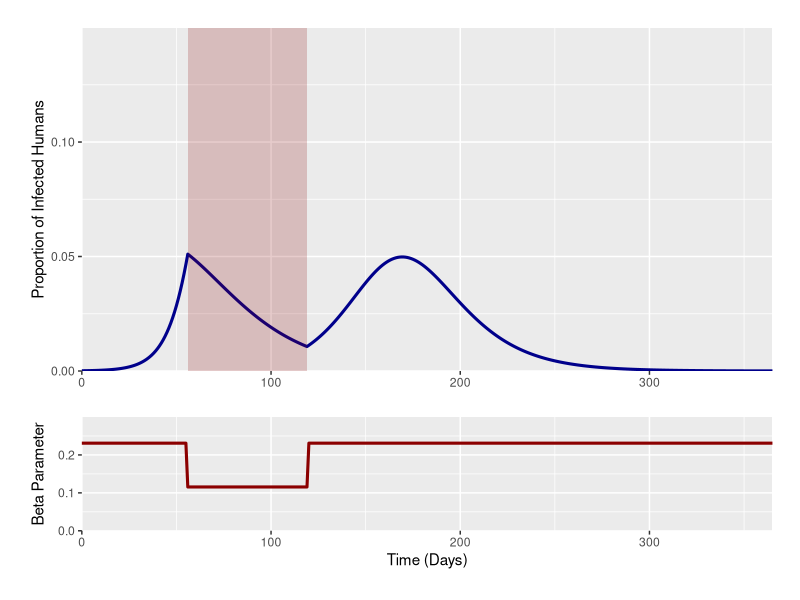
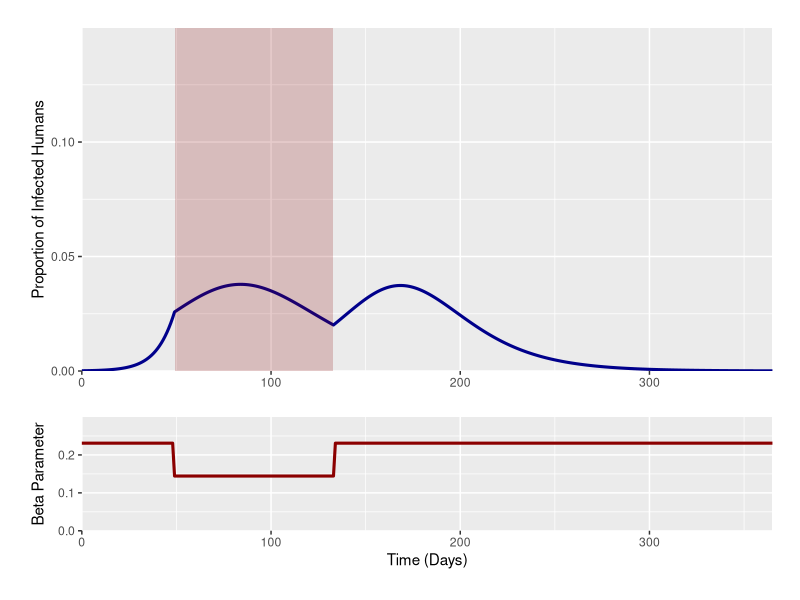
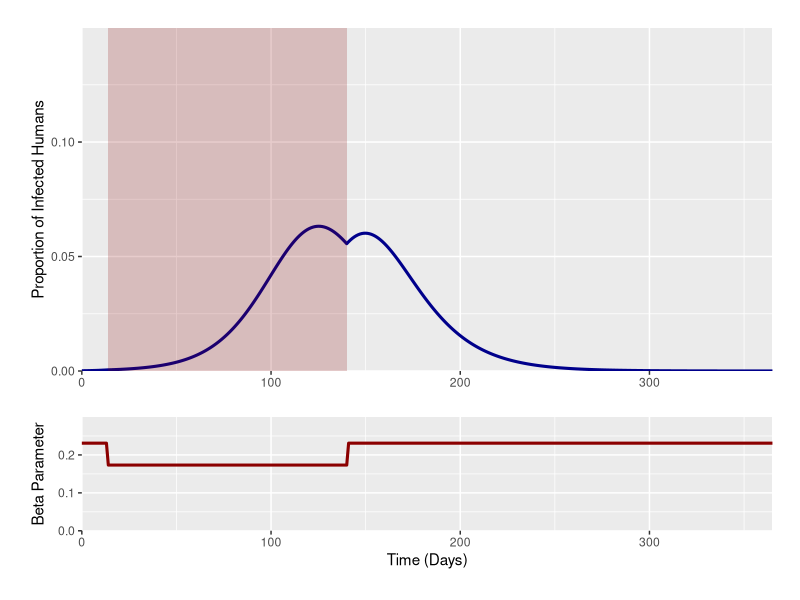
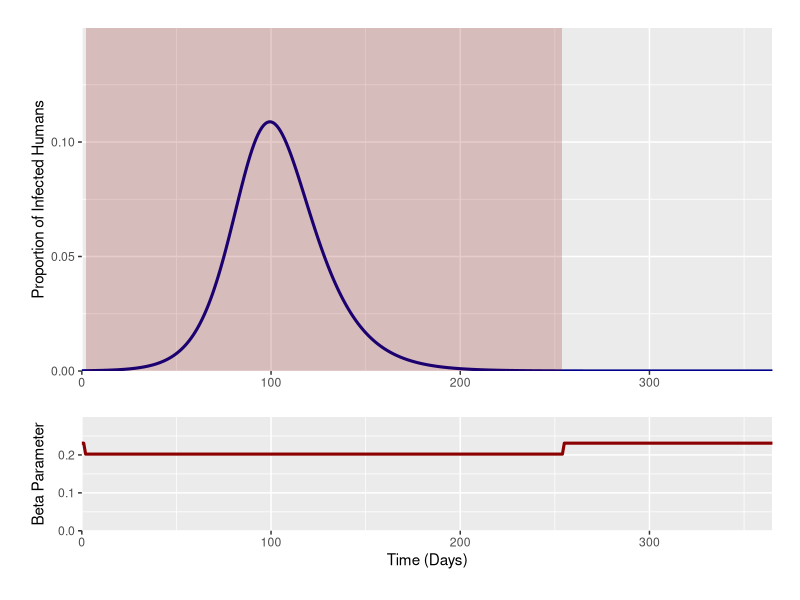

Source code (R) for these figures, in order:
rm(list=ls())
library("deSolve"); library("ggplot2"); library("cowplot")

GenTime <- function(T2, R0) {
  G = T2 * ((R0-1)/log(2))
  return(G)
}

#### SCENARIO 1.1 - 9 Weeks #### 
betastatdecrease <- function(time, int_timestart, int_timeend) {
  ifelse((time >= int_timestart & time <= int_timeend),
         (2*(1/(GenTime(6,2))))*0.5,
         (2*(1/(GenTime(6,2)))))
}

SIR1 <- function(time, state, parameters) {
  with(as.list(c(state, parameters)), {
    dS = - betastatdecrease(time,int_timestart,int_timeend)*S*I
    dI = betastatdecrease(time,int_timestart,int_timeend)*S*I - mu*I
    dR = mu*I 
    dC = betastatdecrease(time,int_timestart,int_timeend)*S*I
    return(list(c(dS,dI,dR, dC)))
  })
}

init <- c(S = 0.9999, I = 0.0001, R = 0, C = 0)
times <- seq(0,365,by = 1)

trigday <- seq(1,100, by = 1)
stats <- data.frame(matrix(nrow = length(trigday), ncol = 4)); colnames(stats) <- c("TrigDay", "TimePeak", "PeakInf", "CumInf")

for(i in 1:length(trigday)) {
  parms = c(mu = 1/(GenTime(6,2)), int_timestart = trigday[i], int_timeend = trigday[i]+(9*7))
  out1 <- data.frame(ode(y = init, func = SIR1, times = times, parms = parms))
  stats[i,1] <- parms[2]
  stats[i,2] <- out1[,1][which(out1[,3] == max(out1[,3]))] #Time
  stats[i,3] <- out1[,3][which(out1[,3] == max(out1[,3]))] #No Inf
  stats[i,4] <- max(out1[,5]) 
  print(i/length(trigday))
}

stats[which.min(stats$PeakInf),]

parms = c(mu = 1/(GenTime(6,2)),
          int_timestart = as.numeric(stats[which.min(stats$PeakInf),][1]), 
          int_timeend = as.numeric(stats[which.min(stats$PeakInf),][1])+(9*7))

out1 <- data.frame(ode(y = init, func = SIR1, times = times, parms = parms))
out1$beta <- betastatdecrease(times, as.numeric(parms[2]), as.numeric(parms[3]))

#Plotting 

outdata1 <- rbind(data.frame("Compartment" = "Infec", "Times" = out1[,1], "Prev" = out1[,3]),
                  data.frame("Compartment" = "Susc", "Times" = out1[,1], "Prev" = out1[,2]),
                  data.frame("Compartment" = "Rec", "Times" = out1[,1], "Prev" = out1[,4]),
                  data.frame("Compartment" = "Cumulative", "Times" = out1[,1], "Prev" = out1[,5]),
                  data.frame("Compartment" = "Beta", "Times" = out1[,1], "Prev" = out1[,6]))

p11 <- ggplot(data = outdata1[outdata1$Compartment == "Infec",], aes(x = Times, y = Prev)) + geom_line(size = 1.05, col = "darkblue") +
  labs(y = "Proportion of Infected Humans") + scale_y_continuous(limits = c(0,0.15) ,  expand = c(0,0)) +
  theme(legend.position = "bottom", legend.title = element_blank(),
        legend.spacing.x = unit(0.3, 'cm'), legend.text=element_text(size=11), plot.margin=unit(c(0.7,0.7,0.8,0.8),"cm"), axis.title.x=element_blank()) +
  scale_x_continuous(expand = c(0, 0)) + annotate("rect", xmin = as.numeric(parms[2]), xmax = as.numeric(parms[3]), ymin = 0, ymax = 0.15, fill = "darkred", alpha = .2)

p21 <- ggplot(data = outdata1[outdata1$Compartment == "Beta",], aes(x = Times, y = Prev)) + geom_line(size = 1.05, col = "darkred") +
  labs(x ="Time (Days)", y = "Beta Parameter") + scale_y_continuous(limits = c(0,0.3) ,  expand = c(0,0)) +
  theme(legend.position = "bottom", legend.title = element_blank(),
        legend.spacing.x = unit(0.3, 'cm'), legend.text=element_text(size=11), plot.margin=unit(c(0.7,0.7,0.8,0.8),"cm")) +
  scale_x_continuous(expand = c(0, 0)) 

plot_grid(p11, NULL, p21, align = "v", nrow = 3, rel_heights = c(2, -0.15, 1))


#### SCENARIO 1.2 - 12 Weeks #### 
betastatdecrease <- function(time, int_timestart, int_timeend) {
  ifelse((time >= int_timestart & time <= int_timeend),
         (2*(1/(GenTime(6,2))))*0.625,
         (2*(1/(GenTime(6,2)))))
}

SIR1 <- function(time, state, parameters) {
  with(as.list(c(state, parameters)), {
    dS = - betastatdecrease(time,int_timestart,int_timeend)*S*I
    dI = betastatdecrease(time,int_timestart,int_timeend)*S*I - mu*I
    dR = mu*I 
    dC = betastatdecrease(time,int_timestart,int_timeend)*S*I
    return(list(c(dS,dI,dR, dC)))
  })
}

init <- c(S = 0.9999, I = 0.0001, R = 0, C = 0)
times <- seq(0,365,by = 1)

trigday <- seq(1,100, by = 1)
stats <- data.frame(matrix(nrow = length(trigday), ncol = 4)); colnames(stats) <- c("TrigDay", "TimePeak", "PeakInf", "CumInf")

for(i in 1:length(trigday)) {
  parms = c(mu = 1/(GenTime(6,2)), int_timestart = trigday[i], int_timeend = trigday[i]+(12*7))
  out1 <- data.frame(ode(y = init, func = SIR1, times = times, parms = parms))
  stats[i,1] <- parms[2]
  stats[i,2] <- out1[,1][which(out1[,3] == max(out1[,3]))] #Time
  stats[i,3] <- out1[,3][which(out1[,3] == max(out1[,3]))] #No Inf
  stats[i,4] <- max(out1[,5]) 
  print(i/length(trigday))
}

stats[which.min(stats$PeakInf),]

parms = c(mu = 1/(GenTime(6,2)),
          int_timestart = as.numeric(stats[which.min(stats$PeakInf),][1]), 
          int_timeend = as.numeric(stats[which.min(stats$PeakInf),][1])+(12*7))

out1 <- data.frame(ode(y = init, func = SIR1, times = times, parms = parms))
out1$beta <- betastatdecrease(times, as.numeric(parms[2]), as.numeric(parms[3]))

#Plotting 

outdata1 <- rbind(data.frame("Compartment" = "Infec", "Times" = out1[,1], "Prev" = out1[,3]),
                  data.frame("Compartment" = "Susc", "Times" = out1[,1], "Prev" = out1[,2]),
                  data.frame("Compartment" = "Rec", "Times" = out1[,1], "Prev" = out1[,4]),
                  data.frame("Compartment" = "Cumulative", "Times" = out1[,1], "Prev" = out1[,5]),
                  data.frame("Compartment" = "Beta", "Times" = out1[,1], "Prev" = out1[,6]))

p11 <- ggplot(data = outdata1[outdata1$Compartment == "Infec",], aes(x = Times, y = Prev)) + geom_line(size = 1.05, col = "darkblue") +
  labs(y = "Proportion of Infected Humans") + scale_y_continuous(limits = c(0,0.15) ,  expand = c(0,0)) +
  theme(legend.position = "bottom", legend.title = element_blank(),
        legend.spacing.x = unit(0.3, 'cm'), legend.text=element_text(size=11), plot.margin=unit(c(0.7,0.7,0.8,0.8),"cm"), axis.title.x=element_blank()) +
  scale_x_continuous(expand = c(0, 0)) + annotate("rect", xmin = as.numeric(parms[2]), xmax = as.numeric(parms[3]), ymin = 0, ymax = 0.15, fill = "darkred", alpha = .2)

p21 <- ggplot(data = outdata1[outdata1$Compartment == "Beta",], aes(x = Times, y = Prev)) + geom_line(size = 1.05, col = "darkred") +
  labs(x ="Time (Days)", y = "Beta Parameter") + scale_y_continuous(limits = c(0,0.3) ,  expand = c(0,0)) +
  theme(legend.position = "bottom", legend.title = element_blank(),
        legend.spacing.x = unit(0.3, 'cm'), legend.text=element_text(size=11), plot.margin=unit(c(0.7,0.7,0.8,0.8),"cm")) +
  scale_x_continuous(expand = c(0, 0)) 

plot_grid(p11, NULL, p21, align = "v", nrow = 3, rel_heights = c(2, -0.15, 1))

#### SCENARIO 1.3 - 18 Weeks #### 
betastatdecrease <- function(time, int_timestart, int_timeend) {
  ifelse((time >= int_timestart & time <= int_timeend),
         (2*(1/(GenTime(6,2))))*0.75,
         (2*(1/(GenTime(6,2)))))
}

SIR1 <- function(time, state, parameters) {
  with(as.list(c(state, parameters)), {
    dS = - betastatdecrease(time,int_timestart,int_timeend)*S*I
    dI = betastatdecrease(time,int_timestart,int_timeend)*S*I - mu*I
    dR = mu*I 
    dC = betastatdecrease(time,int_timestart,int_timeend)*S*I
    return(list(c(dS,dI,dR, dC)))
  })
}

init <- c(S = 0.9999, I = 0.0001, R = 0, C = 0)
times <- seq(0,365,by = 1)

trigday <- seq(1,100, by = 1)
stats <- data.frame(matrix(nrow = length(trigday), ncol = 4)); colnames(stats) <- c("TrigDay", "TimePeak", "PeakInf", "CumInf")

for(i in 1:length(trigday)) {
  parms = c(mu = 1/(GenTime(6,2)), int_timestart = trigday[i], int_timeend = trigday[i]+(18*7))
  out1 <- data.frame(ode(y = init, func = SIR1, times = times, parms = parms))
  stats[i,1] <- parms[2]
  stats[i,2] <- out1[,1][which(out1[,3] == max(out1[,3]))] #Time
  stats[i,3] <- out1[,3][which(out1[,3] == max(out1[,3]))] #No Inf
  stats[i,4] <- max(out1[,5]) 
  print(i/length(trigday))
}

stats[which.min(stats$PeakInf),]

parms = c(mu = 1/(GenTime(6,2)),
          int_timestart = as.numeric(stats[which.min(stats$PeakInf),][1]), 
          int_timeend = as.numeric(stats[which.min(stats$PeakInf),][1])+(18*7))

out1 <- data.frame(ode(y = init, func = SIR1, times = times, parms = parms))
out1$beta <- betastatdecrease(times, as.numeric(parms[2]), as.numeric(parms[3]))

#Plotting 

outdata1 <- rbind(data.frame("Compartment" = "Infec", "Times" = out1[,1], "Prev" = out1[,3]),
                  data.frame("Compartment" = "Susc", "Times" = out1[,1], "Prev" = out1[,2]),
                  data.frame("Compartment" = "Rec", "Times" = out1[,1], "Prev" = out1[,4]),
                  data.frame("Compartment" = "Cumulative", "Times" = out1[,1], "Prev" = out1[,5]),
                  data.frame("Compartment" = "Beta", "Times" = out1[,1], "Prev" = out1[,6]))

p11 <- ggplot(data = outdata1[outdata1$Compartment == "Infec",], aes(x = Times, y = Prev)) + geom_line(size = 1.05, col = "darkblue") +
  labs(y = "Proportion of Infected Humans") + scale_y_continuous(limits = c(0,0.15) ,  expand = c(0,0)) +
  theme(legend.position = "bottom", legend.title = element_blank(),
        legend.spacing.x = unit(0.3, 'cm'), legend.text=element_text(size=11), plot.margin=unit(c(0.7,0.7,0.8,0.8),"cm"), axis.title.x=element_blank()) +
  scale_x_continuous(expand = c(0, 0)) + annotate("rect", xmin = as.numeric(parms[2]), xmax = as.numeric(parms[3]), ymin = 0, ymax = 0.15, fill = "darkred", alpha = .2)

p21 <- ggplot(data = outdata1[outdata1$Compartment == "Beta",], aes(x = Times, y = Prev)) + geom_line(size = 1.05, col = "darkred") +
  labs(x ="Time (Days)", y = "Beta Parameter") + scale_y_continuous(limits = c(0,0.3) ,  expand = c(0,0)) +
  theme(legend.position = "bottom", legend.title = element_blank(),
        legend.spacing.x = unit(0.3, 'cm'), legend.text=element_text(size=11), plot.margin=unit(c(0.7,0.7,0.8,0.8),"cm")) +
  scale_x_continuous(expand = c(0, 0)) 

plot_grid(p11, NULL, p21, align = "v", nrow = 3, rel_heights = c(2, -0.15, 1))
#### SCENARIO 1.4 - 36 Weeks #### 
betastatdecrease <- function(time, int_timestart, int_timeend) {
  ifelse((time >= int_timestart & time <= int_timeend),
         (2*(1/(GenTime(6,2))))*0.875,
         (2*(1/(GenTime(6,2)))))
}

SIR1 <- function(time, state, parameters) {
  with(as.list(c(state, parameters)), {
    dS = - betastatdecrease(time,int_timestart,int_timeend)*S*I
    dI = betastatdecrease(time,int_timestart,int_timeend)*S*I - mu*I
    dR = mu*I 
    dC = betastatdecrease(time,int_timestart,int_timeend)*S*I
    return(list(c(dS,dI,dR, dC)))
  })
}

init <- c(S = 0.9999, I = 0.0001, R = 0, C = 0)
times <- seq(0,365,by = 1)

trigday <- seq(1,100, by = 1)
stats <- data.frame(matrix(nrow = length(trigday), ncol = 4)); colnames(stats) <- c("TrigDay", "TimePeak", "PeakInf", "CumInf")

for(i in 1:length(trigday)) {
  parms = c(mu = 1/(GenTime(6,2)), int_timestart = trigday[i], int_timeend = trigday[i]+(36*7))
  out1 <- data.frame(ode(y = init, func = SIR1, times = times, parms = parms))
  stats[i,1] <- parms[2]
  stats[i,2] <- out1[,1][which(out1[,3] == max(out1[,3]))] #Time
  stats[i,3] <- out1[,3][which(out1[,3] == max(out1[,3]))] #No Inf
  stats[i,4] <- max(out1[,5]) 
  print(i/length(trigday))
}

stats[which.min(stats$PeakInf),]

parms = c(mu = 1/(GenTime(6,2)),
          int_timestart = as.numeric(stats[which.min(stats$PeakInf),][1]), 
          int_timeend = as.numeric(stats[which.min(stats$PeakInf),][1])+(36*7))

out1 <- data.frame(ode(y = init, func = SIR1, times = times, parms = parms))
out1$beta <- betastatdecrease(times, as.numeric(parms[2]), as.numeric(parms[3]))

#Plotting 

outdata1 <- rbind(data.frame("Compartment" = "Infec", "Times" = out1[,1], "Prev" = out1[,3]),
                  data.frame("Compartment" = "Susc", "Times" = out1[,1], "Prev" = out1[,2]),
                  data.frame("Compartment" = "Rec", "Times" = out1[,1], "Prev" = out1[,4]),
                  data.frame("Compartment" = "Cumulative", "Times" = out1[,1], "Prev" = out1[,5]),
                  data.frame("Compartment" = "Beta", "Times" = out1[,1], "Prev" = out1[,6]))

p11 <- ggplot(data = outdata1[outdata1$Compartment == "Infec",], aes(x = Times, y = Prev)) + geom_line(size = 1.05, col = "darkblue") +
  labs(y = "Proportion of Infected Humans") + scale_y_continuous(limits = c(0,0.15) ,  expand = c(0,0)) +
  theme(legend.position = "bottom", legend.title = element_blank(),
        legend.spacing.x = unit(0.3, 'cm'), legend.text=element_text(size=11), plot.margin=unit(c(0.7,0.7,0.8,0.8),"cm"), axis.title.x=element_blank()) +
  scale_x_continuous(expand = c(0, 0)) + annotate("rect", xmin = as.numeric(parms[2]), xmax = as.numeric(parms[3]), ymin = 0, ymax = 0.15, fill = "darkred", alpha = .2)

p21 <- ggplot(data = outdata1[outdata1$Compartment == "Beta",], aes(x = Times, y = Prev)) + geom_line(size = 1.05, col = "darkred") +
  labs(x ="Time (Days)", y = "Beta Parameter") + scale_y_continuous(limits = c(0,0.3) ,  expand = c(0,0)) +
  theme(legend.position = "bottom", legend.title = element_blank(),
        legend.spacing.x = unit(0.3, 'cm'), legend.text=element_text(size=11), plot.margin=unit(c(0.7,0.7,0.8,0.8),"cm")) +
  scale_x_continuous(expand = c(0, 0)) 

plot_grid(p11, NULL, p21, align = "v", nrow = 3, rel_heights = c(2, -0.15, 1))
